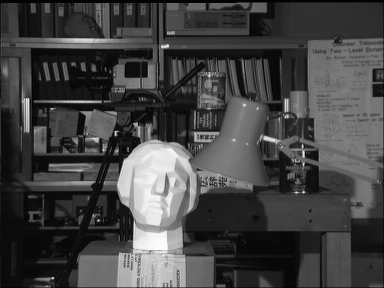
#> input picture 1_Basic_Image_and_Video_InputOutput/tsukuba_l.png, 384 x 288 px
$ python 1_Image_InputOutPut.py -i tsukuba_l.png
#> lines starting #> are read from the running program, lines starting #| are printed output that depends on the picture; after the words box and inside, x2 and y2 are one past the last pixel; in counts of white or black regions, pixels touching at a corner belong together
#conda activate pytorch_venv
#python 1_Image_InputOutPut.py -i tsukuba_l.png
##/home/dhankar/_dc_all/20_8/cv20/cv2020
# Source = https://docs.opencv.org/3.4/d3/d96/tutorial_basic_geometric_drawing.html

import cv2
import numpy as np
from matplotlib import pyplot as plt
import argparse

# Construct the argument parse and parse the arguments
ap = argparse.ArgumentParser()
ap.add_argument("-i", "--image", required=True,help="path to the input image")
## cv2.GaussianBlur -- width_Kernel(Positive and ODD )
ap.add_argument("-wK","--width_Kernel",type=int, required=False,help=" _width_Kernel -- cv2.GaussianBlur")
ap.add_argument("-lK","--length_Kernel",type=int, required=False,help=" _length_Kernel -- cv2.GaussianBlur")
args = vars(ap.parse_args()) #print(type(args)) #<class 'dict'>

def png_to_jpg(img_in):
    """
    $ python 1_Image_InputOutPut.py -i tsukuba_l.png
    """
#> called with img_in = 'tsukuba_l.png'
    img_png = cv2.imread(img_in)
#> img_png is the input picture: shape (288, 384, 3); min 0, max 252, mean 67.6
    cv2.imshow("imshow_from_cv2",img_png)
    cv2.waitKey(0)
    cv2.destroyAllWindows()
    #plt.imshow(img_png)#,'gray') #Color image loaded by OpenCV is in BGR mode. But Matplotlib displays in RGB mode.
    #plt.show()
    cv2.imwrite('ragul_test_Pic.jpg', img_png)


def cropImage(img_in):
    """
    $ python 1_Image_InputOutPut.py -i tsukuba_l.png
    # grab dimensions of image and calculate - Center
    """
#> called with img_in = 'tsukuba_l.png'
    img_in = cv2.imread(img_in) # <class 'numpy.ndarray'>
    # img_in -- is a 3D Numpy Array the - 3Dimensions of this image can be read as below -- (HEIGHT , WIDTH , DEPTH )
    #h = img_in.shape[:1] #- HEIGHT Only
    #(h, w) = img_in.shape[:2] #- (HEIGHT , WIDTH)
    img_dim = img_in.shape[:3] #- (HEIGHT , WIDTH , DEPTH )
#> img_dim = (288, 384, 3)
    #print(type(img_dim)) #<class 'tuple'>
    print("3Dimensions of this image are =>\n",img_dim) #(288, 384, 3)
#| 3Dimensions of this image are =>
#|  (288, 384, 3)
    print("Image Size - all image pixels accounted for = ",img_in.size) #331776
#| Image Size - all image pixels accounted for =  331776
    print("Image datatype =",img_in.dtype) # uint8 -  Unsigned integer (0 to 255)
#| Image datatype = uint8

def imgROI(img_in):
    """
    Region of Interest - ROI
    """
#> called with img_in = 'tsukuba_l.png'
    img_in = cv2.imread(img_in) # <class 'numpy.ndarray'>
    (h, w) = img_in.shape[:2]
#> h = 288; w = 384
    center = (h/2, w/2)
#> center = (144, 192)
    print("Got--H and W =",h,w)
#| Got--H and W = 288 384
    print("Got Center  = ",center)
#| Got Center  =  (144.0, 192.0)
    # get center with - moments
    # convert image to grayscale image
    gray_image = cv2.cvtColor(img_in, cv2.COLOR_BGR2GRAY)
    #print(type(gray_image)) #<class 'numpy.ndarray'>
    ret,thresh = cv2.threshold(gray_image,127,255,0)
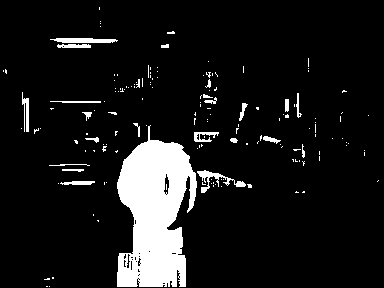
#> thresh: shape (288, 384); 9.8% white; 158 white regions (134 under 20 px), largest, box (x1, y1, x2, y2) and area: (117, 125, 197, 287) 8527, (197, 170, 246, 193) 303, (50, 38, 118, 43) 276
    # calculate moments of binary image
    #TODO __Further Reads Required --- Convex Hull + Second Order Moments
    # Udacity Video -- Image Moments - https://www.youtube.com/watch?v=AAbUfZD_09s
    # Video --  zedstatistics -   https://www.youtube.com/watch?v=ISaVvSO_3Sg&t=380s
    moments_dict = cv2.moments(thresh)
#> moments_dict = moments, m00 2770830, centre m10/m00, m01/m00 = (155.2, 192.5)
    #print(moments_dict) # <class 'dict'>
    """
    {'m00': 2770830.0, 'm10': 430124820.0, 'm01': 533346015.0, 'm20': 72156806850.0, 'm11': 83238526215.0,
     'm02': 112292708055.0, 'm30': 12979334400450.0, 'm21': 13709938313625.0, 'm12': 17450831157195.0,
     'm03': 25023631206675.0, 'mu20': 5387152710.253998, 'mu11': 445515204.006073, 'mu02': 9631060925.302322,
      'mu30': 105672090690.0918, 'mu21': -317555138673.75354, 'mu12': -152236644448.01904,
      'mu03': -298833283805.1328, 'nu20': 0.0007016806890122321, 'nu11': 5.802869013113001e-05,
      'nu02': 0.0012544529233637209, 'nu30': 8.268668807049767e-06, 'nu21': -2.4848171854294823e-05,
      'nu12': -1.1912269219021805e-05, 'nu03': -2.338321723523388e-05}

    """

    # calculate x,y coordinate of center
    cX = int(moments_dict["m10"] / moments_dict["m00"])
#> cX = 155
    print("--COORD-X-Center-->>\n",cX) # 155
#| --COORD-X-Center-->>
#|  155
    cY = int(moments_dict["m01"] / moments_dict["m00"])
#> cY = 192
    print("--COORD-Y-Center-->>\n",cY) # 192
#| --COORD-Y-Center-->>
#|  192

    # [6 lines of commented-out code are left out]
    got_roi_1 = img_in[1:190,1:190]
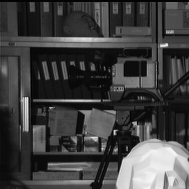
#> got_roi_1: shape (189, 189, 3); min 0, max 246, mean 64.9
    got_roi_2 = img_in[60:390,60:390]
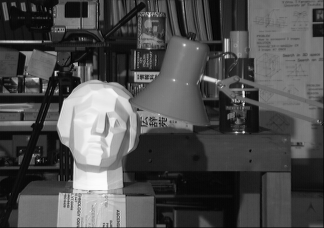
#> got_roi_2: shape (228, 324, 3); min 0, max 252, mean 78.4
    got_roi_3 = img_in[155:390,192:390]
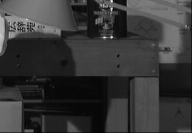
#> got_roi_3: shape (133, 192, 3); min 1, max 230, mean 54.8

    cv2.imshow("sample_roi_1",got_roi_1)
    cv2.imshow("sample_roi_2",got_roi_2)
    cv2.imshow("sample_roi_3",got_roi_3)
    cv2.waitKey(0)
    cv2.destroyAllWindows()
    #print("Large 3XD_Array is printed Dont Not reqd--\n",got_roi) #(288, 384, 3)
    cv2.imwrite('roi_1.png',got_roi_1)
    cv2.imwrite('roi_2.png',got_roi_2)
    cv2.imwrite('roi_3.png',got_roi_3)

    img_dim_1 = got_roi_1.shape[:3] #- (HEIGHT , WIDTH , DEPTH )
#> img_dim_1 = (189, 189, 3)
    img_dim_2 = got_roi_2.shape[:3] #- (HEIGHT , WIDTH , DEPTH )
#> img_dim_2 = (228, 324, 3)
    print("roi_img_1 Dimensions are = ",img_dim_1) #(288, 384, 3)
#| roi_img_1 Dimensions are =  (189, 189, 3)
    print("roi_img_2 Dimensions are = ",img_dim_2) #(288, 384, 3)
#| roi_img_2 Dimensions are =  (228, 324, 3)

def getIndlPixels(img_in):
    crop_px = img_in[100,100]
    print("  " *90)
    print(type(crop_px))
    #plt.imshow(crop_px)#,'gray')
    #plt.show()


W = 400

def my_ellipse(img, angle):
    thickness = 2
    line_type = 8
    cv2.ellipse(img,
                (W // 2, W // 2),
                (W // 4, W // 16),
                angle,
                0,
                360,
                (255, 0, 0),
                thickness,
                line_type)

#my_ellipse()

def my_filled_circle(img, center):
    thickness = -1
    line_type = 8
    cv2.circle(img,
               center,
               W // 32,
               (0, 0, 255),
               thickness,
               line_type)

if __name__ == '__main__':
    #png_to_jpg('tsukuba_l.png')
    png_to_jpg(args["image"])
    cropImage(args["image"])
    imgROI(args["image"])
    #getIndlPixels(args["image"])
